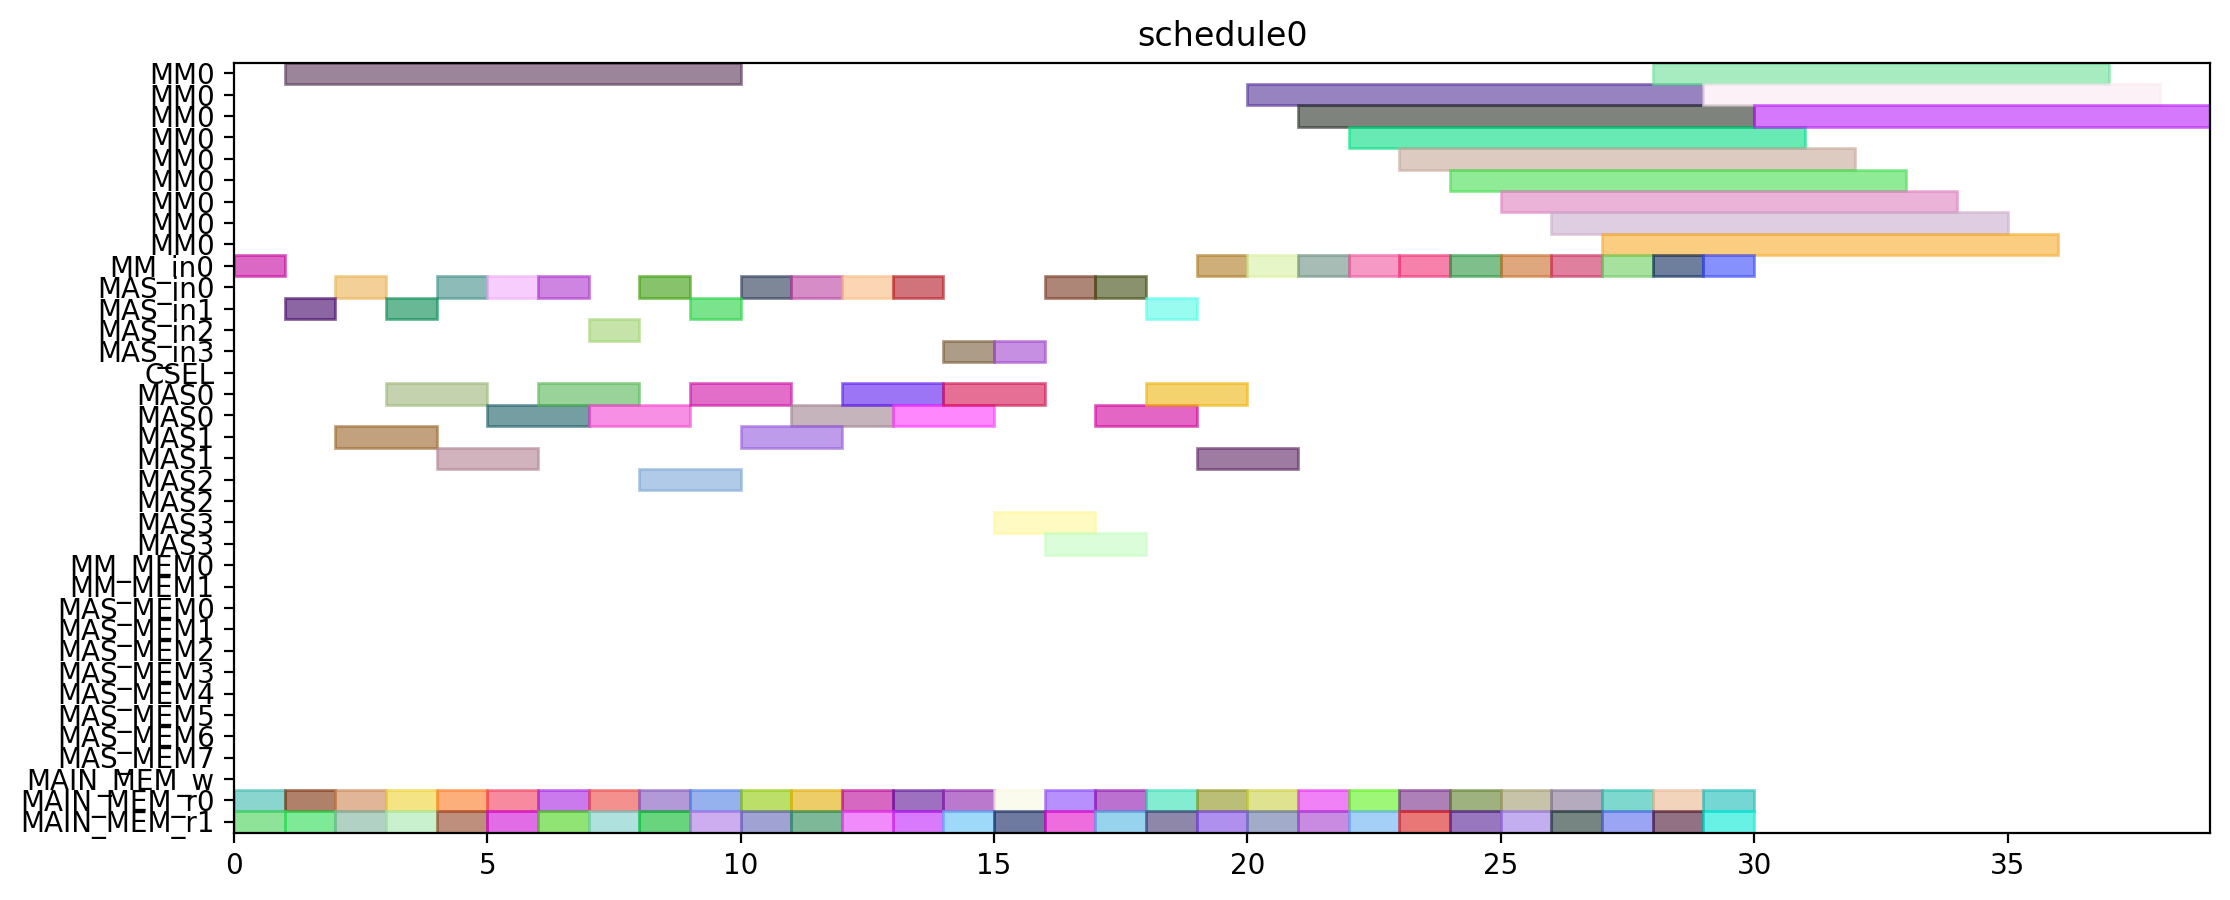

Write the Python code that produced this figure.
from pyschedule import Scenario, solvers, plotters, alt


def solve():
	horizon = 120
	S = Scenario("schedule0", horizon=horizon)

	# resource
	MM = S.Resources('MM', num=1, size=9)
	MM_in = S.Resources('MM_in', num=1)
	MAS_in = S.Resources('MAS_in', num=4)
	CSEL = S.Resource('CSEL')
	MAS = S.Resources('MAS', num=4, size=2, periods=range(1, horizon))
	MM_MEM = S.Resources('MM_MEM', num=2)
	MAS_MEM = S.Resources('MAS_MEM', num=8)
	MAIN_MEM_w = S.Resource('MAIN_MEM_w', size=1)
	MAIN_MEM_r = S.Resources('MAIN_MEM_r', num=2)

	# result of previous scheduling

	# new tasks
	T1_t0 = S.Task('T1_t0', length=2, delay_cost=1)
	T1_t0 += alt(MAS)
	T1_t0_in = S.Task('T1_t0_in', length=1, delay_cost=1)
	T1_t0_in += alt(MAS_in)
	S += T1_t0_in*MAS_in[0]<=T1_t0*MAS[0]

	S += T1_t0_in*MAS_in[1]<=T1_t0*MAS[1]

	S += T1_t0_in*MAS_in[2]<=T1_t0*MAS[2]

	S += T1_t0_in*MAS_in[3]<=T1_t0*MAS[3]

	T1_t0_mem0 = S.Task('T1_t0_mem0', length=1, delay_cost=1)
	T1_t0_mem0 += MAIN_MEM_r[0]
	S += T1_t0_mem0 <= T1_t0

	T1_t0_mem1 = S.Task('T1_t0_mem1', length=1, delay_cost=1)
	T1_t0_mem1 += MAIN_MEM_r[1]
	S += T1_t0_mem1 <= T1_t0

	T1_t1 = S.Task('T1_t1', length=2, delay_cost=1)
	T1_t1 += alt(MAS)
	T1_t1_in = S.Task('T1_t1_in', length=1, delay_cost=1)
	T1_t1_in += alt(MAS_in)
	S += T1_t1_in*MAS_in[0]<=T1_t1*MAS[0]

	S += T1_t1_in*MAS_in[1]<=T1_t1*MAS[1]

	S += T1_t1_in*MAS_in[2]<=T1_t1*MAS[2]

	S += T1_t1_in*MAS_in[3]<=T1_t1*MAS[3]

	T1_t1_mem0 = S.Task('T1_t1_mem0', length=1, delay_cost=1)
	T1_t1_mem0 += MAIN_MEM_r[0]
	S += T1_t1_mem0 <= T1_t1

	T1_t1_mem1 = S.Task('T1_t1_mem1', length=1, delay_cost=1)
	T1_t1_mem1 += MAIN_MEM_r[1]
	S += T1_t1_mem1 <= T1_t1

	T1_t3 = S.Task('T1_t3', length=9, delay_cost=1)
	T1_t3 += alt(MM)
	T1_t3_in = S.Task('T1_t3_in', length=1, delay_cost=1)
	T1_t3_in += alt(MM_in)
	S += T1_t3_in*MM_in[0]<=T1_t3*MM[0]
	T1_t3_mem0 = S.Task('T1_t3_mem0', length=1, delay_cost=1)
	T1_t3_mem0 += MAIN_MEM_r[0]
	S += T1_t3_mem0 <= T1_t3

	T1_t3_mem1 = S.Task('T1_t3_mem1', length=1, delay_cost=1)
	T1_t3_mem1 += MAIN_MEM_r[1]
	S += T1_t3_mem1 <= T1_t3

	T2_t0 = S.Task('T2_t0', length=9, delay_cost=1)
	T2_t0 += alt(MM)
	T2_t0_in = S.Task('T2_t0_in', length=1, delay_cost=1)
	T2_t0_in += alt(MM_in)
	S += T2_t0_in*MM_in[0]<=T2_t0*MM[0]
	T2_t0_mem0 = S.Task('T2_t0_mem0', length=1, delay_cost=1)
	T2_t0_mem0 += MAIN_MEM_r[0]
	S += T2_t0_mem0 <= T2_t0

	T2_t0_mem1 = S.Task('T2_t0_mem1', length=1, delay_cost=1)
	T2_t0_mem1 += MAIN_MEM_r[1]
	S += T2_t0_mem1 <= T2_t0

	T2_t1 = S.Task('T2_t1', length=9, delay_cost=1)
	T2_t1 += alt(MM)
	T2_t1_in = S.Task('T2_t1_in', length=1, delay_cost=1)
	T2_t1_in += alt(MM_in)
	S += T2_t1_in*MM_in[0]<=T2_t1*MM[0]
	T2_t1_mem0 = S.Task('T2_t1_mem0', length=1, delay_cost=1)
	T2_t1_mem0 += MAIN_MEM_r[0]
	S += T2_t1_mem0 <= T2_t1

	T2_t1_mem1 = S.Task('T2_t1_mem1', length=1, delay_cost=1)
	T2_t1_mem1 += MAIN_MEM_r[1]
	S += T2_t1_mem1 <= T2_t1

	T2_t2 = S.Task('T2_t2', length=2, delay_cost=1)
	T2_t2 += alt(MAS)
	T2_t2_in = S.Task('T2_t2_in', length=1, delay_cost=1)
	T2_t2_in += alt(MAS_in)
	S += T2_t2_in*MAS_in[0]<=T2_t2*MAS[0]

	S += T2_t2_in*MAS_in[1]<=T2_t2*MAS[1]

	S += T2_t2_in*MAS_in[2]<=T2_t2*MAS[2]

	S += T2_t2_in*MAS_in[3]<=T2_t2*MAS[3]

	T2_t2_mem0 = S.Task('T2_t2_mem0', length=1, delay_cost=1)
	T2_t2_mem0 += MAIN_MEM_r[0]
	S += T2_t2_mem0 <= T2_t2

	T2_t2_mem1 = S.Task('T2_t2_mem1', length=1, delay_cost=1)
	T2_t2_mem1 += MAIN_MEM_r[1]
	S += T2_t2_mem1 <= T2_t2

	T2_t3 = S.Task('T2_t3', length=2, delay_cost=1)
	T2_t3 += alt(MAS)
	T2_t3_in = S.Task('T2_t3_in', length=1, delay_cost=1)
	T2_t3_in += alt(MAS_in)
	S += T2_t3_in*MAS_in[0]<=T2_t3*MAS[0]

	S += T2_t3_in*MAS_in[1]<=T2_t3*MAS[1]

	S += T2_t3_in*MAS_in[2]<=T2_t3*MAS[2]

	S += T2_t3_in*MAS_in[3]<=T2_t3*MAS[3]

	T2_t3_mem0 = S.Task('T2_t3_mem0', length=1, delay_cost=1)
	T2_t3_mem0 += MAIN_MEM_r[0]
	S += T2_t3_mem0 <= T2_t3

	T2_t3_mem1 = S.Task('T2_t3_mem1', length=1, delay_cost=1)
	T2_t3_mem1 += MAIN_MEM_r[1]
	S += T2_t3_mem1 <= T2_t3

	T3_t0 = S.Task('T3_t0', length=9, delay_cost=1)
	T3_t0 += alt(MM)
	T3_t0_in = S.Task('T3_t0_in', length=1, delay_cost=1)
	T3_t0_in += alt(MM_in)
	S += T3_t0_in*MM_in[0]<=T3_t0*MM[0]
	T3_t0_mem0 = S.Task('T3_t0_mem0', length=1, delay_cost=1)
	T3_t0_mem0 += MAIN_MEM_r[0]
	S += T3_t0_mem0 <= T3_t0

	T3_t0_mem1 = S.Task('T3_t0_mem1', length=1, delay_cost=1)
	T3_t0_mem1 += MAIN_MEM_r[1]
	S += T3_t0_mem1 <= T3_t0

	T3_t1 = S.Task('T3_t1', length=9, delay_cost=1)
	T3_t1 += alt(MM)
	T3_t1_in = S.Task('T3_t1_in', length=1, delay_cost=1)
	T3_t1_in += alt(MM_in)
	S += T3_t1_in*MM_in[0]<=T3_t1*MM[0]
	T3_t1_mem0 = S.Task('T3_t1_mem0', length=1, delay_cost=1)
	T3_t1_mem0 += MAIN_MEM_r[0]
	S += T3_t1_mem0 <= T3_t1

	T3_t1_mem1 = S.Task('T3_t1_mem1', length=1, delay_cost=1)
	T3_t1_mem1 += MAIN_MEM_r[1]
	S += T3_t1_mem1 <= T3_t1

	T3_t2 = S.Task('T3_t2', length=2, delay_cost=1)
	T3_t2 += alt(MAS)
	T3_t2_in = S.Task('T3_t2_in', length=1, delay_cost=1)
	T3_t2_in += alt(MAS_in)
	S += T3_t2_in*MAS_in[0]<=T3_t2*MAS[0]

	S += T3_t2_in*MAS_in[1]<=T3_t2*MAS[1]

	S += T3_t2_in*MAS_in[2]<=T3_t2*MAS[2]

	S += T3_t2_in*MAS_in[3]<=T3_t2*MAS[3]

	T3_t2_mem0 = S.Task('T3_t2_mem0', length=1, delay_cost=1)
	T3_t2_mem0 += MAIN_MEM_r[0]
	S += T3_t2_mem0 <= T3_t2

	T3_t2_mem1 = S.Task('T3_t2_mem1', length=1, delay_cost=1)
	T3_t2_mem1 += MAIN_MEM_r[1]
	S += T3_t2_mem1 <= T3_t2

	T3_t3 = S.Task('T3_t3', length=2, delay_cost=1)
	T3_t3 += alt(MAS)
	T3_t3_in = S.Task('T3_t3_in', length=1, delay_cost=1)
	T3_t3_in += alt(MAS_in)
	S += T3_t3_in*MAS_in[0]<=T3_t3*MAS[0]

	S += T3_t3_in*MAS_in[1]<=T3_t3*MAS[1]

	S += T3_t3_in*MAS_in[2]<=T3_t3*MAS[2]

	S += T3_t3_in*MAS_in[3]<=T3_t3*MAS[3]

	T3_t3_mem0 = S.Task('T3_t3_mem0', length=1, delay_cost=1)
	T3_t3_mem0 += MAIN_MEM_r[0]
	S += T3_t3_mem0 <= T3_t3

	T3_t3_mem1 = S.Task('T3_t3_mem1', length=1, delay_cost=1)
	T3_t3_mem1 += MAIN_MEM_r[1]
	S += T3_t3_mem1 <= T3_t3

	T4_t0 = S.Task('T4_t0', length=9, delay_cost=1)
	T4_t0 += alt(MM)
	T4_t0_in = S.Task('T4_t0_in', length=1, delay_cost=1)
	T4_t0_in += alt(MM_in)
	S += T4_t0_in*MM_in[0]<=T4_t0*MM[0]
	T4_t0_mem0 = S.Task('T4_t0_mem0', length=1, delay_cost=1)
	T4_t0_mem0 += MAIN_MEM_r[0]
	S += T4_t0_mem0 <= T4_t0

	T4_t0_mem1 = S.Task('T4_t0_mem1', length=1, delay_cost=1)
	T4_t0_mem1 += MAIN_MEM_r[1]
	S += T4_t0_mem1 <= T4_t0

	T4_t1 = S.Task('T4_t1', length=9, delay_cost=1)
	T4_t1 += alt(MM)
	T4_t1_in = S.Task('T4_t1_in', length=1, delay_cost=1)
	T4_t1_in += alt(MM_in)
	S += T4_t1_in*MM_in[0]<=T4_t1*MM[0]
	T4_t1_mem0 = S.Task('T4_t1_mem0', length=1, delay_cost=1)
	T4_t1_mem0 += MAIN_MEM_r[0]
	S += T4_t1_mem0 <= T4_t1

	T4_t1_mem1 = S.Task('T4_t1_mem1', length=1, delay_cost=1)
	T4_t1_mem1 += MAIN_MEM_r[1]
	S += T4_t1_mem1 <= T4_t1

	T4_t2 = S.Task('T4_t2', length=2, delay_cost=1)
	T4_t2 += alt(MAS)
	T4_t2_in = S.Task('T4_t2_in', length=1, delay_cost=1)
	T4_t2_in += alt(MAS_in)
	S += T4_t2_in*MAS_in[0]<=T4_t2*MAS[0]

	S += T4_t2_in*MAS_in[1]<=T4_t2*MAS[1]

	S += T4_t2_in*MAS_in[2]<=T4_t2*MAS[2]

	S += T4_t2_in*MAS_in[3]<=T4_t2*MAS[3]

	T4_t2_mem0 = S.Task('T4_t2_mem0', length=1, delay_cost=1)
	T4_t2_mem0 += MAIN_MEM_r[0]
	S += T4_t2_mem0 <= T4_t2

	T4_t2_mem1 = S.Task('T4_t2_mem1', length=1, delay_cost=1)
	T4_t2_mem1 += MAIN_MEM_r[1]
	S += T4_t2_mem1 <= T4_t2

	T4_t3 = S.Task('T4_t3', length=2, delay_cost=1)
	T4_t3 += alt(MAS)
	T4_t3_in = S.Task('T4_t3_in', length=1, delay_cost=1)
	T4_t3_in += alt(MAS_in)
	S += T4_t3_in*MAS_in[0]<=T4_t3*MAS[0]

	S += T4_t3_in*MAS_in[1]<=T4_t3*MAS[1]

	S += T4_t3_in*MAS_in[2]<=T4_t3*MAS[2]

	S += T4_t3_in*MAS_in[3]<=T4_t3*MAS[3]

	T4_t3_mem0 = S.Task('T4_t3_mem0', length=1, delay_cost=1)
	T4_t3_mem0 += MAIN_MEM_r[0]
	S += T4_t3_mem0 <= T4_t3

	T4_t3_mem1 = S.Task('T4_t3_mem1', length=1, delay_cost=1)
	T4_t3_mem1 += MAIN_MEM_r[1]
	S += T4_t3_mem1 <= T4_t3

	T5_t0 = S.Task('T5_t0', length=2, delay_cost=1)
	T5_t0 += alt(MAS)
	T5_t0_in = S.Task('T5_t0_in', length=1, delay_cost=1)
	T5_t0_in += alt(MAS_in)
	S += T5_t0_in*MAS_in[0]<=T5_t0*MAS[0]

	S += T5_t0_in*MAS_in[1]<=T5_t0*MAS[1]

	S += T5_t0_in*MAS_in[2]<=T5_t0*MAS[2]

	S += T5_t0_in*MAS_in[3]<=T5_t0*MAS[3]

	T5_t0_mem0 = S.Task('T5_t0_mem0', length=1, delay_cost=1)
	T5_t0_mem0 += MAIN_MEM_r[0]
	S += T5_t0_mem0 <= T5_t0

	T5_t0_mem1 = S.Task('T5_t0_mem1', length=1, delay_cost=1)
	T5_t0_mem1 += MAIN_MEM_r[1]
	S += T5_t0_mem1 <= T5_t0

	T5_t1 = S.Task('T5_t1', length=2, delay_cost=1)
	T5_t1 += alt(MAS)
	T5_t1_in = S.Task('T5_t1_in', length=1, delay_cost=1)
	T5_t1_in += alt(MAS_in)
	S += T5_t1_in*MAS_in[0]<=T5_t1*MAS[0]

	S += T5_t1_in*MAS_in[1]<=T5_t1*MAS[1]

	S += T5_t1_in*MAS_in[2]<=T5_t1*MAS[2]

	S += T5_t1_in*MAS_in[3]<=T5_t1*MAS[3]

	T5_t1_mem0 = S.Task('T5_t1_mem0', length=1, delay_cost=1)
	T5_t1_mem0 += MAIN_MEM_r[0]
	S += T5_t1_mem0 <= T5_t1

	T5_t1_mem1 = S.Task('T5_t1_mem1', length=1, delay_cost=1)
	T5_t1_mem1 += MAIN_MEM_r[1]
	S += T5_t1_mem1 <= T5_t1

	T5_t3 = S.Task('T5_t3', length=9, delay_cost=1)
	T5_t3 += alt(MM)
	T5_t3_in = S.Task('T5_t3_in', length=1, delay_cost=1)
	T5_t3_in += alt(MM_in)
	S += T5_t3_in*MM_in[0]<=T5_t3*MM[0]
	T5_t3_mem0 = S.Task('T5_t3_mem0', length=1, delay_cost=1)
	T5_t3_mem0 += MAIN_MEM_r[0]
	S += T5_t3_mem0 <= T5_t3

	T5_t3_mem1 = S.Task('T5_t3_mem1', length=1, delay_cost=1)
	T5_t3_mem1 += MAIN_MEM_r[1]
	S += T5_t3_mem1 <= T5_t3

	T6_t0 = S.Task('T6_t0', length=9, delay_cost=1)
	T6_t0 += alt(MM)
	T6_t0_in = S.Task('T6_t0_in', length=1, delay_cost=1)
	T6_t0_in += alt(MM_in)
	S += T6_t0_in*MM_in[0]<=T6_t0*MM[0]
	T6_t0_mem0 = S.Task('T6_t0_mem0', length=1, delay_cost=1)
	T6_t0_mem0 += MAIN_MEM_r[0]
	S += T6_t0_mem0 <= T6_t0

	T6_t0_mem1 = S.Task('T6_t0_mem1', length=1, delay_cost=1)
	T6_t0_mem1 += MAIN_MEM_r[1]
	S += T6_t0_mem1 <= T6_t0

	T6_t1 = S.Task('T6_t1', length=9, delay_cost=1)
	T6_t1 += alt(MM)
	T6_t1_in = S.Task('T6_t1_in', length=1, delay_cost=1)
	T6_t1_in += alt(MM_in)
	S += T6_t1_in*MM_in[0]<=T6_t1*MM[0]
	T6_t1_mem0 = S.Task('T6_t1_mem0', length=1, delay_cost=1)
	T6_t1_mem0 += MAIN_MEM_r[0]
	S += T6_t1_mem0 <= T6_t1

	T6_t1_mem1 = S.Task('T6_t1_mem1', length=1, delay_cost=1)
	T6_t1_mem1 += MAIN_MEM_r[1]
	S += T6_t1_mem1 <= T6_t1

	T6_t2 = S.Task('T6_t2', length=2, delay_cost=1)
	T6_t2 += alt(MAS)
	T6_t2_in = S.Task('T6_t2_in', length=1, delay_cost=1)
	T6_t2_in += alt(MAS_in)
	S += T6_t2_in*MAS_in[0]<=T6_t2*MAS[0]

	S += T6_t2_in*MAS_in[1]<=T6_t2*MAS[1]

	S += T6_t2_in*MAS_in[2]<=T6_t2*MAS[2]

	S += T6_t2_in*MAS_in[3]<=T6_t2*MAS[3]

	T6_t2_mem0 = S.Task('T6_t2_mem0', length=1, delay_cost=1)
	T6_t2_mem0 += MAIN_MEM_r[0]
	S += T6_t2_mem0 <= T6_t2

	T6_t2_mem1 = S.Task('T6_t2_mem1', length=1, delay_cost=1)
	T6_t2_mem1 += MAIN_MEM_r[1]
	S += T6_t2_mem1 <= T6_t2

	T6_t3 = S.Task('T6_t3', length=2, delay_cost=1)
	T6_t3 += alt(MAS)
	T6_t3_in = S.Task('T6_t3_in', length=1, delay_cost=1)
	T6_t3_in += alt(MAS_in)
	S += T6_t3_in*MAS_in[0]<=T6_t3*MAS[0]

	S += T6_t3_in*MAS_in[1]<=T6_t3*MAS[1]

	S += T6_t3_in*MAS_in[2]<=T6_t3*MAS[2]

	S += T6_t3_in*MAS_in[3]<=T6_t3*MAS[3]

	T6_t3_mem0 = S.Task('T6_t3_mem0', length=1, delay_cost=1)
	T6_t3_mem0 += MAIN_MEM_r[0]
	S += T6_t3_mem0 <= T6_t3

	T6_t3_mem1 = S.Task('T6_t3_mem1', length=1, delay_cost=1)
	T6_t3_mem1 += MAIN_MEM_r[1]
	S += T6_t3_mem1 <= T6_t3

	T7_t0 = S.Task('T7_t0', length=9, delay_cost=1)
	T7_t0 += alt(MM)
	T7_t0_in = S.Task('T7_t0_in', length=1, delay_cost=1)
	T7_t0_in += alt(MM_in)
	S += T7_t0_in*MM_in[0]<=T7_t0*MM[0]
	T7_t0_mem0 = S.Task('T7_t0_mem0', length=1, delay_cost=1)
	T7_t0_mem0 += MAIN_MEM_r[0]
	S += T7_t0_mem0 <= T7_t0

	T7_t0_mem1 = S.Task('T7_t0_mem1', length=1, delay_cost=1)
	T7_t0_mem1 += MAIN_MEM_r[1]
	S += T7_t0_mem1 <= T7_t0

	T7_t1 = S.Task('T7_t1', length=9, delay_cost=1)
	T7_t1 += alt(MM)
	T7_t1_in = S.Task('T7_t1_in', length=1, delay_cost=1)
	T7_t1_in += alt(MM_in)
	S += T7_t1_in*MM_in[0]<=T7_t1*MM[0]
	T7_t1_mem0 = S.Task('T7_t1_mem0', length=1, delay_cost=1)
	T7_t1_mem0 += MAIN_MEM_r[0]
	S += T7_t1_mem0 <= T7_t1

	T7_t1_mem1 = S.Task('T7_t1_mem1', length=1, delay_cost=1)
	T7_t1_mem1 += MAIN_MEM_r[1]
	S += T7_t1_mem1 <= T7_t1

	T7_t2 = S.Task('T7_t2', length=2, delay_cost=1)
	T7_t2 += alt(MAS)
	T7_t2_in = S.Task('T7_t2_in', length=1, delay_cost=1)
	T7_t2_in += alt(MAS_in)
	S += T7_t2_in*MAS_in[0]<=T7_t2*MAS[0]

	S += T7_t2_in*MAS_in[1]<=T7_t2*MAS[1]

	S += T7_t2_in*MAS_in[2]<=T7_t2*MAS[2]

	S += T7_t2_in*MAS_in[3]<=T7_t2*MAS[3]

	T7_t2_mem0 = S.Task('T7_t2_mem0', length=1, delay_cost=1)
	T7_t2_mem0 += MAIN_MEM_r[0]
	S += T7_t2_mem0 <= T7_t2

	T7_t2_mem1 = S.Task('T7_t2_mem1', length=1, delay_cost=1)
	T7_t2_mem1 += MAIN_MEM_r[1]
	S += T7_t2_mem1 <= T7_t2

	T7_t3 = S.Task('T7_t3', length=2, delay_cost=1)
	T7_t3 += alt(MAS)
	T7_t3_in = S.Task('T7_t3_in', length=1, delay_cost=1)
	T7_t3_in += alt(MAS_in)
	S += T7_t3_in*MAS_in[0]<=T7_t3*MAS[0]

	S += T7_t3_in*MAS_in[1]<=T7_t3*MAS[1]

	S += T7_t3_in*MAS_in[2]<=T7_t3*MAS[2]

	S += T7_t3_in*MAS_in[3]<=T7_t3*MAS[3]

	T7_t3_mem0 = S.Task('T7_t3_mem0', length=1, delay_cost=1)
	T7_t3_mem0 += MAIN_MEM_r[0]
	S += T7_t3_mem0 <= T7_t3

	T7_t3_mem1 = S.Task('T7_t3_mem1', length=1, delay_cost=1)
	T7_t3_mem1 += MAIN_MEM_r[1]
	S += T7_t3_mem1 <= T7_t3

	T8_t2 = S.Task('T8_t2', length=2, delay_cost=1)
	T8_t2 += alt(MAS)
	T8_t2_in = S.Task('T8_t2_in', length=1, delay_cost=1)
	T8_t2_in += alt(MAS_in)
	S += T8_t2_in*MAS_in[0]<=T8_t2*MAS[0]

	S += T8_t2_in*MAS_in[1]<=T8_t2*MAS[1]

	S += T8_t2_in*MAS_in[2]<=T8_t2*MAS[2]

	S += T8_t2_in*MAS_in[3]<=T8_t2*MAS[3]

	T8_t2_mem0 = S.Task('T8_t2_mem0', length=1, delay_cost=1)
	T8_t2_mem0 += MAIN_MEM_r[0]
	S += T8_t2_mem0 <= T8_t2

	T8_t2_mem1 = S.Task('T8_t2_mem1', length=1, delay_cost=1)
	T8_t2_mem1 += MAIN_MEM_r[1]
	S += T8_t2_mem1 <= T8_t2

	T9_t2 = S.Task('T9_t2', length=2, delay_cost=1)
	T9_t2 += alt(MAS)
	T9_t2_in = S.Task('T9_t2_in', length=1, delay_cost=1)
	T9_t2_in += alt(MAS_in)
	S += T9_t2_in*MAS_in[0]<=T9_t2*MAS[0]

	S += T9_t2_in*MAS_in[1]<=T9_t2*MAS[1]

	S += T9_t2_in*MAS_in[2]<=T9_t2*MAS[2]

	S += T9_t2_in*MAS_in[3]<=T9_t2*MAS[3]

	T9_t2_mem0 = S.Task('T9_t2_mem0', length=1, delay_cost=1)
	T9_t2_mem0 += MAIN_MEM_r[0]
	S += T9_t2_mem0 <= T9_t2

	T9_t2_mem1 = S.Task('T9_t2_mem1', length=1, delay_cost=1)
	T9_t2_mem1 += MAIN_MEM_r[1]
	S += T9_t2_mem1 <= T9_t2

	T10_t2 = S.Task('T10_t2', length=2, delay_cost=1)
	T10_t2 += alt(MAS)
	T10_t2_in = S.Task('T10_t2_in', length=1, delay_cost=1)
	T10_t2_in += alt(MAS_in)
	S += T10_t2_in*MAS_in[0]<=T10_t2*MAS[0]

	S += T10_t2_in*MAS_in[1]<=T10_t2*MAS[1]

	S += T10_t2_in*MAS_in[2]<=T10_t2*MAS[2]

	S += T10_t2_in*MAS_in[3]<=T10_t2*MAS[3]

	T10_t2_mem0 = S.Task('T10_t2_mem0', length=1, delay_cost=1)
	T10_t2_mem0 += MAIN_MEM_r[0]
	S += T10_t2_mem0 <= T10_t2

	T10_t2_mem1 = S.Task('T10_t2_mem1', length=1, delay_cost=1)
	T10_t2_mem1 += MAIN_MEM_r[1]
	S += T10_t2_mem1 <= T10_t2

	T11_t2 = S.Task('T11_t2', length=2, delay_cost=1)
	T11_t2 += alt(MAS)
	T11_t2_in = S.Task('T11_t2_in', length=1, delay_cost=1)
	T11_t2_in += alt(MAS_in)
	S += T11_t2_in*MAS_in[0]<=T11_t2*MAS[0]

	S += T11_t2_in*MAS_in[1]<=T11_t2*MAS[1]

	S += T11_t2_in*MAS_in[2]<=T11_t2*MAS[2]

	S += T11_t2_in*MAS_in[3]<=T11_t2*MAS[3]

	T11_t2_mem0 = S.Task('T11_t2_mem0', length=1, delay_cost=1)
	T11_t2_mem0 += MAIN_MEM_r[0]
	S += T11_t2_mem0 <= T11_t2

	T11_t2_mem1 = S.Task('T11_t2_mem1', length=1, delay_cost=1)
	T11_t2_mem1 += MAIN_MEM_r[1]
	S += T11_t2_mem1 <= T11_t2

	solvers.mip.solve(S,msg=1,kind='CPLEX',ratio_gap=1.01)

	solution = [['hoge']*len(S.solution()[1]) for i in range(len(S.solution()))]
	for i in range(len(S.solution())):
		for j in range(len(S.solution()[i])):
			solution[i][j]=str(S.solution()[i][j])
	print(solution)

	cycles = int(solution[-1][3])

	pic_file_name = "/mnt/rose/usr1/fukuda/ABE/multiRAM_multiMAS_16mux/scheduling_result/stage9MM1_stage2MAS4/EP2_LADDERMUL/schedule0.png"
	if(S.solution() != []):
		plotters.matplotlib.plot(S,img_filename=pic_file_name, show_task_labels=False, fig_size=(cycles*0.25+3, 5))

	return solution
